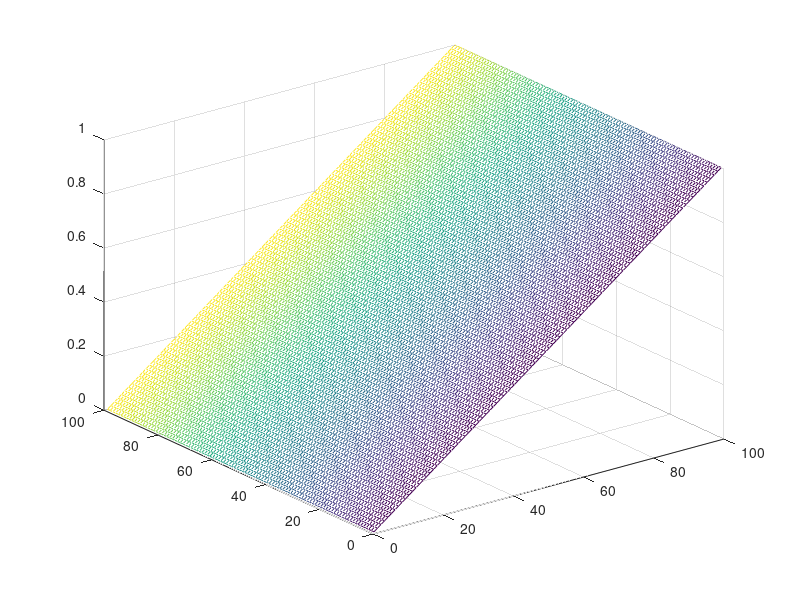

The MATLAB script that drew this image:
% Author: Wikus Jansen van Rensburg
% Description: This program was created to help visualize transformation
%               when studying change of variables for easier integration.
%               I used this script to visualize the changes in the domain
%               of integration occurs from the derived transformation.

clear
clc
close all

% Example 1: Basic scaling of a square.
u0 = linspace(0,1);
v0 = linspace(0,1);
[U0,V0] = meshgrid(u0,v0);

figure
mesh(U0,V0)